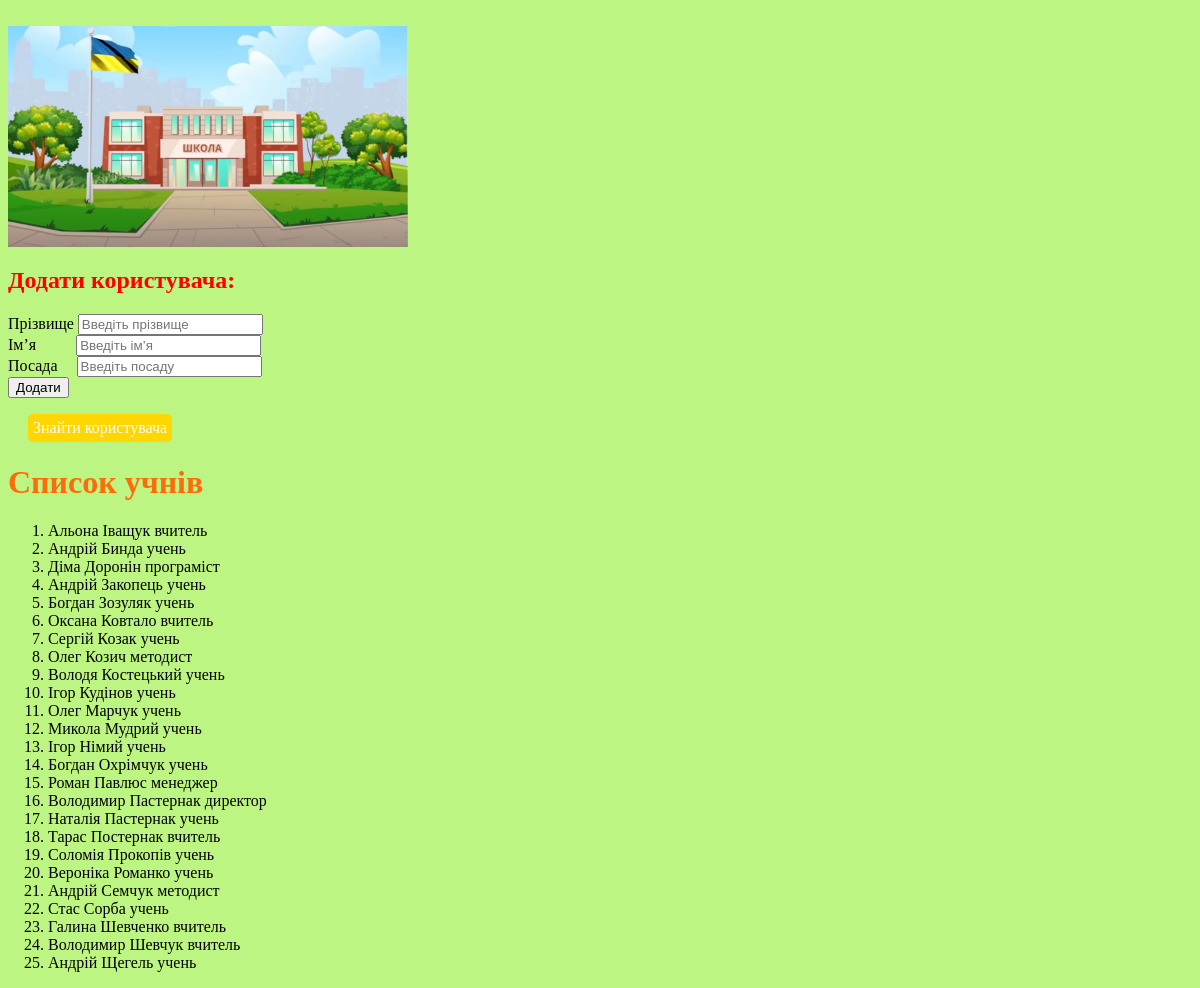
The app's page /school/school/uch_add/ with its own data.
### school/models.py (models this page shows, shortened)
class Student(models.Model):
   name = models.CharField(max_length=20)
   lastname = models.CharField(max_length=20)
   post = models.TextField(max_length=50)

### school/views.py (the view, shortened to what this page needs)
# urls.py: path('school/uch_add/',views.uch_add,name='uch_add'),
def uch_add(request):
    pupil=Student.objects.all()
    msg=''
    return render(request,'school/uch_add/index.html',{'pupil':pupil,'msg':msg})

### school/templates/school/uch_add/index.html (shortened to what this page needs)
﻿{% load static %}
<!DOCTYPE html>
<html lang="en">
<head>
    <link rel="stylesheet" href="{% static 'school/css/style.css' %}">
</head>
<body>
    <form method="POST">
        <img src="{% static 'school/images/school.jpg' %}" id="sch_img">
        <h2 style="color:red">Додати користувача:</h2>
        <label><spaan>Прізвище</spaan> </label><input type="text" name="lastname" placeholder="Введіть прізвище "></br>
        <label class="l2">Ім’я</label><input type="text" name="name" placeholder="Введіть ім’я"></br>
        <label class="l3">Посада</label> <input type="text" name="post" placeholder="Введіть посаду"></br>
        <input type="submit" value="Додати">
    </form>
    <p class="link"><a href="{% url 'uch_find' %}">Знайти користувача</a></p>
    <h1>Список учнів</h1>
    <ol>
        {%for person in pupil|dictsort:"lastname" %}
            <li>{{person.name}} {{person.lastname}} {{person.post}} </li>
        {%empty%}
            <p>список пустий</p>
        {%endfor%}
    </ol>
</body>
</html>

### school/static/school/css/style.css (style rules this page uses)
h2,h3,h1 { color:rgb(255, 107, 8); }
.l2 { margin-right: 40px; }
.l3 { margin-right: 15px; }
.link { background-color: gold; padding: 5px; border-radius: 5px; width:fit-content ; margin-left: 20px;; }
#sch_img { width: 400px; }
a { text-decoration: none; color:rgb(251, 252, 248); }

### records on screen
Student: name "Альона", lastname "Іващук", post "вчитель"
Student: name "Андрій", lastname "Бинда", post "учень"
Student: name "Діма", lastname "Доронін", post "програміст"
Student: name "Андрій", lastname "Закопець", post "учень"
Student: name "Богдан", lastname "Зозуляк", post "учень"
Student: name "Оксана", lastname "Ковтало", post "вчитель"
Student: name "Сергій", lastname "Козак", post "учень"
Student: name "Олег", lastname "Козич", post "методист"
Student: name "Володя", lastname "Костецький", post "учень"
Student: name "Ігор", lastname "Кудінов", post "учень"
Student: name "Олег", lastname "Марчук", post "учень"
Student: name "Микола", lastname "Мудрий", post "учень"
Student: name "Ігор", lastname "Німий", post "учень"
Student: name "Богдан", lastname "Охрімчук", post "учень"
Student: name "Роман", lastname "Павлюс", post "менеджер"
Student: name "Володимир", lastname "Пастернак", post "директор"
Student: name "Наталія", lastname "Пастернак", post "учень"
Student: name "Тарас", lastname "Постернак", post "вчитель"
Student: name "Соломія", lastname "Прокопів", post "учень"
Student: name "Вероніка", lastname "Романко", post "учень"
Student: name "Андрій", lastname "Семчук", post "методист"
Student: name "Стас", lastname "Сорба", post "учень"
Student: name "Галина", lastname "Шевченко", post "вчитель"
Student: name "Володимир", lastname "Шевчук", post "вчитель"
Student: name "Андрій", lastname "Щегель", post "учень"
